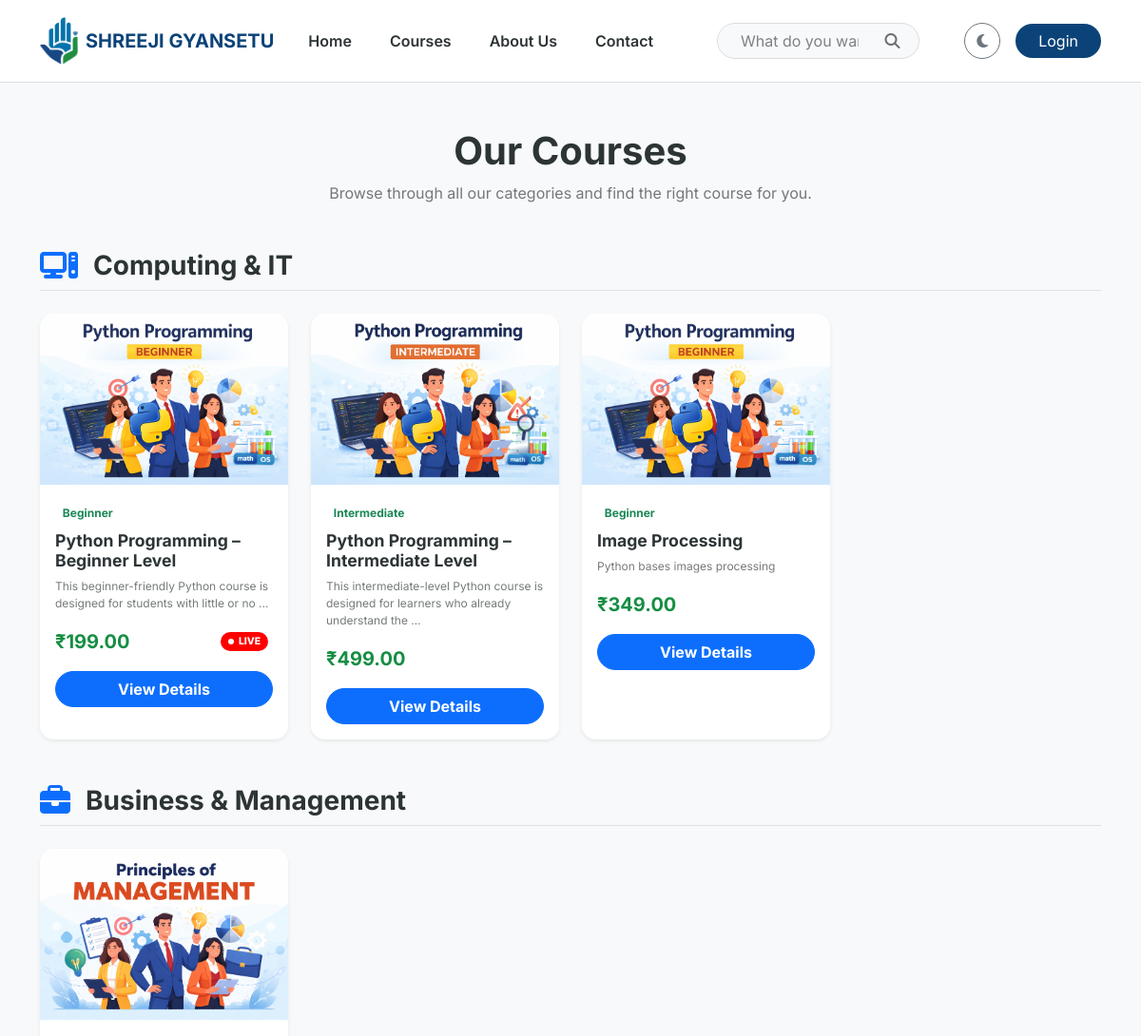
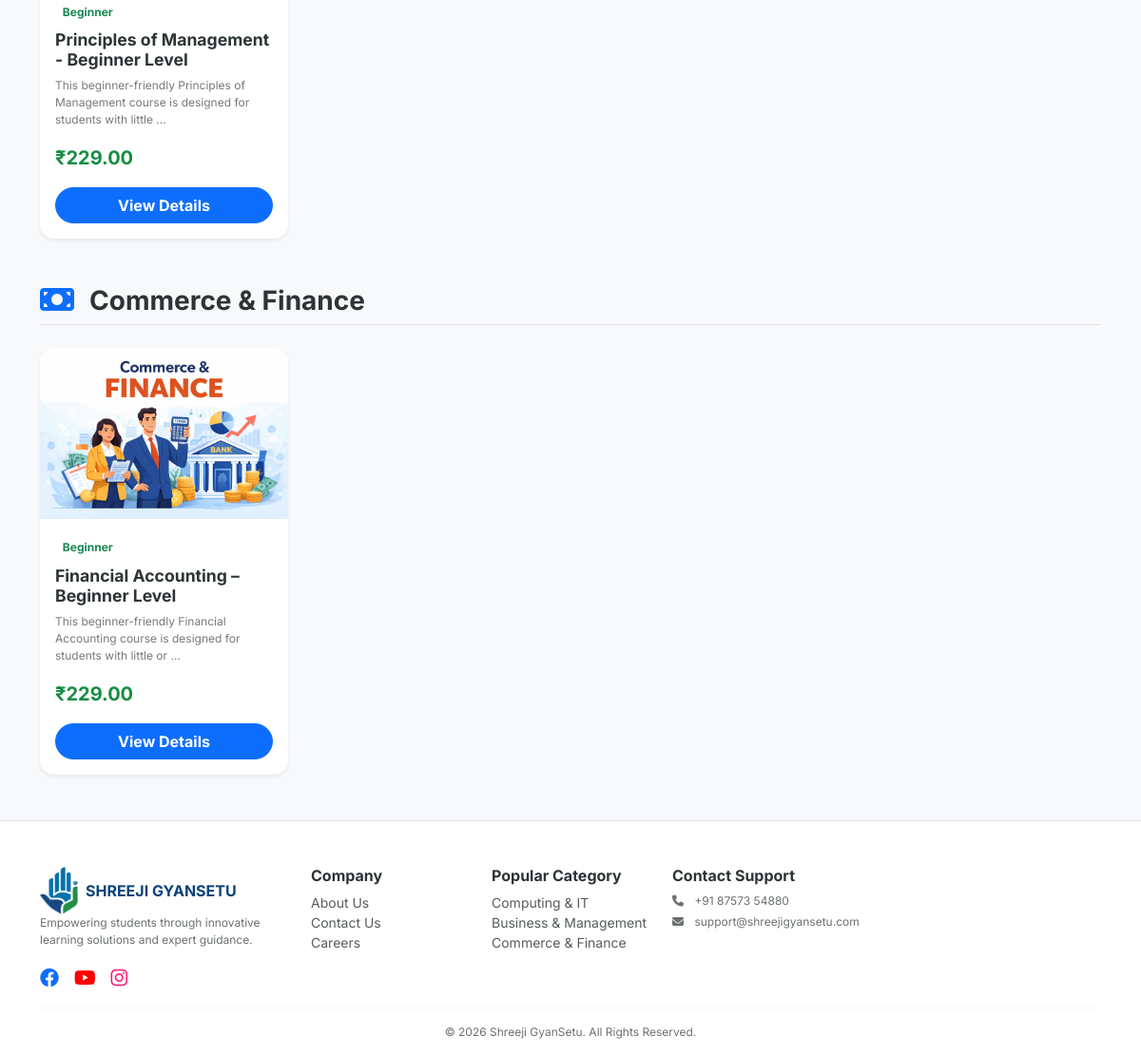
Page /courses/ on the committed database (2 pictures, top to bottom).
### courses/models.py (models this page shows, shortened)
class MasterCategory(models.Model):
    title = models.CharField(max_length=100)
    slug = models.SlugField(unique=True, blank=True)
    icon_class = models.CharField(max_length=50, default="fa-book")
    order = models.PositiveIntegerField(default=0)
    class Meta:
        verbose_name_plural = "1. Master Categories"
        ordering = ['order']

class Course(models.Model):
    LEVEL_CHOICES = [('Beginner', 'Beginner'), ('Intermediate', 'Intermediate'), ('Advanced', 'Advanced')]
    master_category = models.ForeignKey(MasterCategory, on_delete=models.CASCADE, related_name='courses')
    title = models.CharField(max_length=200)
    slug = models.SlugField(unique=True, blank=True)
    thumbnail = models.ImageField(upload_to='course_thumbnails/')
    description = models.TextField()
    is_active = models.BooleanField(default=True)
    price = models.DecimalField(max_digits=10, decimal_places=2)
    discount_price = models.DecimalField(max_digits=10, decimal_places=2, null=True, blank=True)
    level = models.CharField(max_length=20, choices=LEVEL_CHOICES, default='Beginner')
    is_live = models.BooleanField(default=False)
    enrollment_count = models.PositiveIntegerField(default=0)
    created_at = models.DateTimeField(auto_now_add=True)
    teacher = models.ForeignKey(
        settings.AUTH_USER_MODEL,
        on_delete=models.SET_NULL,
        null=True,
        blank=True,
        limit_choices_to=Q(profile__user_type= 'Teacher') | Q(profile__user_type= 'Admin'),
        related_name='taught_courses',
    )
    students = models.ManyToManyField(
        settings.AUTH_USER_MODEL,
        related_name='enrolled_courses',
        blank=True,
        limit_choices_to=Q(profile__user_type= 'Student')
    )
    @property
    def enrollment_count(self):
        """Returns the actual count from the ManyToMany relationship"""
        return self.students.count()
    class Meta:
        verbose_name_plural = "2. Courses"

### courses/views.py (the view)
# urls.py: path('courses/', all_courses, name='all_courses'),
def all_courses(request):
    categories = MasterCategory.objects.prefetch_related(
        Prefetch('courses', queryset=Course.objects.filter(is_active=True))
    ).order_by('order')
    return render(request, 'courses/all_courses.html', {'categories': categories})

### templates/courses/all_courses.html (shortened to what this page needs)
{% extends 'base.html' %}
{% block content %}
  <div class="container my-5">
    <div class="text-center mb-5">
      <h1 class="fw-bold" style="color: var(--text-dark);">Our Courses</h1>
      <p class="text-muted">Browse through all our categories and find the right course for you.</p>
    </div>
    {% for category in categories %}
      {% if category.courses.all %}
        <div class="category-group mb-5">
          <div class="d-flex align-items-center mb-4 pb-2 border-bottom">
            <div class="category-icon-small me-3">
              <i class="fas {{ category.icon_class }} fa-2x text-primary"></i>
            </div>
            <h3 class="fw-bold mb-0" style="color: var(--text-dark);">{{ category.title }}</h3>
          </div>
          <div class="row g-4">
            {% for course in category.courses.all %}
              <div class="col-md-4 col-lg-3">
                <a href="{% url 'course_detail' course.slug %}" class="text-decoration-none text-dark">
                  <div class="card h-100 course-card shadow-sm border-0" style="background: var(--card-bg); border-radius: 15px; overflow: hidden;">
                    <div class="position-relative">
                      <img src="{{ course.thumbnail.url }}" class="card-img-top" alt="{{ course.title }}" style="height: 180px; object-fit: cover;" />
                    </div>
                    <div class="card-body">
                      <span class="badge bg-soft-success text-success mb-2">{{ course.level }}</span>
                      <h5 class="card-title fw-bold mb-2" style="color: var(--text-dark); font-size: 1.1rem;">{{ course.title }}</h5>
                      <p class="card-text text-muted small">{{ course.description|truncatewords:12 }}</p>
                      <div class="d-flex justify-content-between align-items-center mt-3 mb-3">
                        <span class="fw-bold fs-5" style="color: var(--primary-green);">₹{{ course.price }}</span>
                        {% if course.is_live %}
                          <div class="live-wrapper">
                            <span class="live-badge"><span class="live-dot"></span>LIVE</span>
                          </div>
                        {% endif %}
                      </div>
                      <button class="btn btn-primary w-100 rounded-pill fw-bold">View Details</button>
                    </div>
                  </div>
                </a>
              </div>
            {% endfor %}
          </div>
        </div>
      {% endif %}
    {% empty %}
      <div class="text-center py-5">
        <i class="fas fa-book-open fa-3x text-muted mb-3"></i>
        <h4 class="text-muted">No categories or courses found.</h4>
      </div>
    {% endfor %}
  </div>
{% endblock %}

### templates/base.html (shortened to what this page needs)
<!DOCTYPE html>
<html lang="en" data-theme="light">
  <head>
    {% load static %}
    <link href="https://cdn.jsdelivr.net/npm/bootstrap@5.3.0/dist/css/bootstrap.min.css" rel="stylesheet" />
    <link rel="stylesheet" href="https://cdnjs.cloudflare.com/ajax/libs/font-awesome/6.4.0/css/all.min.css" />
    <link rel="stylesheet" href="{% static 'css/style.css' %}" />
  </head>
  <body>
    <nav class="navbar navbar-expand-lg sticky-top">
      <div class="container">
        <a class="navbar-brand d-flex align-items-center" href="/">
          <img src="{% static 'images/logo.png' %}" alt="Logo" height="50" class="me-2" />
          <span class="fw-bold">SHREEJI GYANSETU</span>
        </a>
        <div class="collapse navbar-collapse" id="mainNavbar">
          <ul class="navbar-nav mb-2 mb-lg-0 fw-semibold">
            <li class="nav-item">
              <a class="nav-link" href="/">Home</a>
            </li>
            <li class="nav-item">
              <a class="nav-link" href="{% url 'all_courses' %}">Courses</a>
            </li>
            <li class="nav-item">
              <a class="nav-link" href="{% url 'about_us' %}">About Us</a>
            </li>
            <li class="nav-item">
              <a class="nav-link" href="{% url 'contact_us' %}">Contact</a>
            </li>
          </ul>
          <form class="mx-auto d-none d-lg-flex position-relative" style="width: 25%;" action="{% url 'search' %}" method="GET">
            <input name="q" class="form-control rounded-pill ps-4 pe-5" type="search" placeholder="What do you want to learn?" value="{{ request.GET.q }}" style="background: var(--bg-light); color: var(--text-dark); border-color: var(--border-color);" />
            <button class="btn position-absolute end-0 top-50 translate-middle-y me-2" type="submit"><i class="fas fa-search"></i></button>
          </form>
          <div class="d-flex align-items-center gap-3">
            <button id="theme-toggle" class="btn btn-outline-secondary rounded-circle" onclick="toggleTheme()" title="Toggle Theme"><i class="fas fa-moon"></i></button>
            {% if user.is_authenticated %}
              <div class="dropdown">
                <button class="btn btn-outline-primary dropdown-toggle rounded-pill px-4" type="button" data-bs-toggle="dropdown">Hi, {{ user.first_name|default:user.username }}</button>
                <ul class="dropdown-menu dropdown-menu-end shadow-lg border-0 profile-dropdown p-3" style="min-width: 280px; border-radius: 15px; background: var(--card-bg); color: var(--text-dark);">
                  <div class="profile-header pb-2 mb-2" style="border-bottom: 1px solid var(--border-color);">
                    <div class="d-flex align-items-center mb-2">
                      {% if user.profile.photo and 'default_user' not in user.profile.photo.url %}
                        <img src="{{ user.profile.photo.url }}" class="rounded-circle me-3" style="width: 50px; height: 50px; object-fit: cover; border: 2px solid var(--primary-cyan);" />
                      {% else %}
                        <img src="https://ui-avatars.com/api/?name={{ user.get_full_name|default:user.username }}&background=random&size=128" class="rounded-circle me-3" style="width: 50px; height: 50px; object-fit: cover; border: 2px solid var(--primary-cyan);" />
                      {% endif %}
                      <div>
                        <h6 class="fw-bold mb-0" style="color: var(--text-dark);">{{ user.get_full_name|default:user.username }}</h6>
                        <small class="text-muted">{{ user.username }}</small>
                      </div>
                    </div>
                    <small class="text-muted d-block">
                      <i class="fas fa-phone-alt me-2"></i>
                      {% if user.profile.phone_number and 'default_user' not in user.profile.phone_number %}
                        +91 {{ user.profile.phone_number }}
                      {% else %}
                        +91 Add Phone Number
                      {% endif %}
                    </small>
                  </div>
                  <li>
                    {% if user.profile.user_type == 'Admin' %}
                      <a class="dropdown-item py-2 rounded-2" href="{% url 'admin_dashboard' %}"><i class="fas fa-user-shield me-3"></i>Admin Console</a>
                    {% elif user.profile.user_type == 'Teacher' %}
                      <a class="dropdown-item py-2 rounded-2" href="{% url 'teacher_dashboard' %}"><i class="fas fa-chalkboard-teacher me-3"></i>Dashboard</a>
                    {% else %}
                      <a class="dropdown-item py-2 rounded-2" href="{% url 'student_dashboard' %}"><i class="fas fa-th-large me-3"></i>My Dashboard</a>
                    {% endif %}
                  </li>
                  <li>
                    <a class="dropdown-item py-2 rounded-2" href="{% url 'edit_profile' %}"><i class="fas fa-user-edit me-3"></i> Edit Profile</a>
                  </li>
                  <li>
                    <a class="dropdown-item py-2 rounded-2" href="{% url 'change_password' %}"><i class="fas fa-key me-3"></i> Change Password</a>
                  </li>
                  <li>
                    <a class="dropdown-item py-2 rounded-2" href="#"><i class="fas fa-question-circle me-3"></i> Doubts</a>
                  </li>
                  <hr class="dropdown-divider" style="background-color: var(--border-color); opacity: 0.2;" />
                  <li>
                    <form method="post" action="{% url 'logout' %}">
                      {% csrf_token %}
                      <button type="submit" class="dropdown-item text-danger py-2 rounded-2"><i class="fas fa-sign-out-alt me-3"></i>Logout</button>
                    </form>
                  </li>
                </ul>
              </div>
            {% else %}
              <a href="{% url 'login' %}" class="btn btn-dark rounded-pill px-4">Login</a>
            {% endif %}
          </div>
        </div>
      </div>
    </nav>
    {% block content %}
    {% endblock %}
    <footer class="border-top pt-5 pb-3 mt-5" style="background-color: var(--card-bg);">
      <div class="container">
        <div class="row g-4">
          <div class="col-lg-3">
            <a class="navbar-brand d-flex align-items-center" href="/">
              <img src="{% static 'images/logo.png' %}" alt="Logo" height="50" class="me-2" />
              <span class="fw-bold">SHREEJI GYANSETU</span>
            </a>
            <p class="text-muted small">Empowering students through innovative learning solutions and expert guidance.</p>
            <div class="d-flex gap-3 fs-5 text-primary">
              <a href="https://www.facebook.com/shreejiFintech"><i class="fab fa-facebook"></i></a>
              <a href="https://www.youtube.com/@ShreejiFintech"><i class="fab fa-youtube" style="color: red"></i></a>
              <a href="https://www.instagram.com/shreejifintech/"><i class="fab fa-instagram" style="color: #ff1c77;"></i></a>
            </div>
          </div>
          <div class="col-6 col-md-3 col-lg-2">
            <h6 class="fw-bold">Company</h6>
            <ul class="list-unstyled small">
              <li>
                <a href="{% url 'about_us' %}" class="text-muted text-decoration-none">About Us</a>
              </li>
              <li>
                <a href="{% url 'contact_us' %}" class="text-muted text-decoration-none">Contact Us</a>
              </li>
              <li>
                <a href="#" class="text-muted text-decoration-none">Careers</a>
              </li>
            </ul>
          </div>
          <div class="col-6 col-md-3 col-lg-2">
            <h6 class="fw-bold">Popular Category</h6>
            <ul class="list-unstyled small">
              {% for cat in all_categories %}
                <li>
                  <a href="{% url 'category_detail' cat.slug %}" class="text-muted text-decoration-none">{{ cat.title }}</a>
                </li>
              {% endfor %}
            </ul>
          </div>
          <div class="col-lg-3">
            <h6 class="fw-bold">Contact Support</h6>
            <p class="small text-muted mb-1">
              <i class="fas fa-phone me-2"></i> +91 87573 54880
            </p>
            <p class="small text-muted">
              <i class="fas fa-envelope me-2"></i> support@shreejigyansetu.com
            </p>
          </div>
        </div>
        <hr />
        <div class="text-center text-muted small">&copy; 2026 Shreeji GyanSetu. All Rights Reserved.</div>
      </div>
    </footer>
  </body>
</html>

### rows in the picture
MasterCategory: title "Computing & IT"
Course: thumbnail (picture), level "Beginner", title "Python Programming – Beginner Level", description "This beginner-friendly Python course is designed for students with little or no …", price "199.00", is_live True (drawn)
Course: thumbnail (picture), level "Intermediate", title "Python Programming – Intermediate Level", description "This intermediate-level Python course is designed for learners who already understand the …", price "499.00"
Course: thumbnail (picture), level "Beginner", title "Image Processing", description "Python bases images processing", price "349.00"
MasterCategory: title "Business & Management"
Course: thumbnail (picture), level "Beginner", title "Principles of Management - Beginner Level", description "This beginner-friendly Principles of Management course is designed for students with little …", price "229.00"
MasterCategory: title "Commerce & Finance"
Course: thumbnail (picture), level "Beginner", title "Financial Accounting – Beginner Level", description "This beginner-friendly Financial Accounting course is designed for students with little or …", price "229.00"
